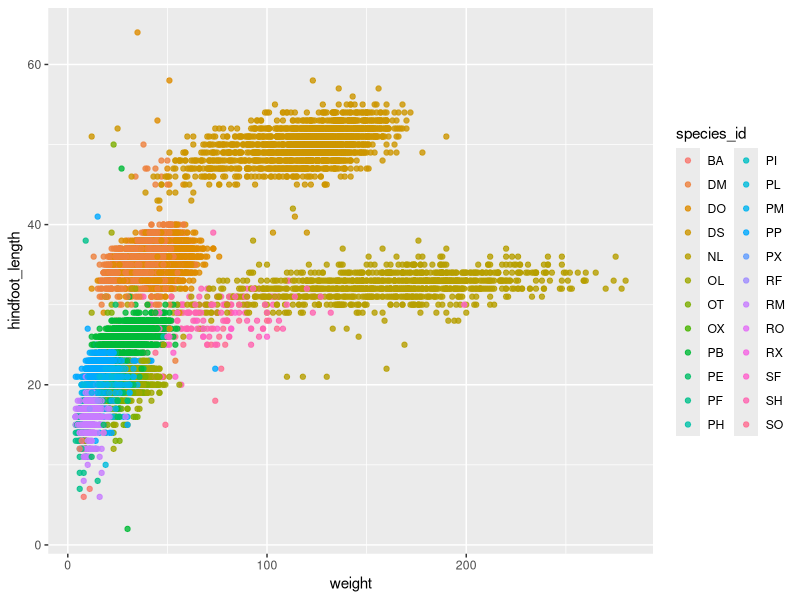
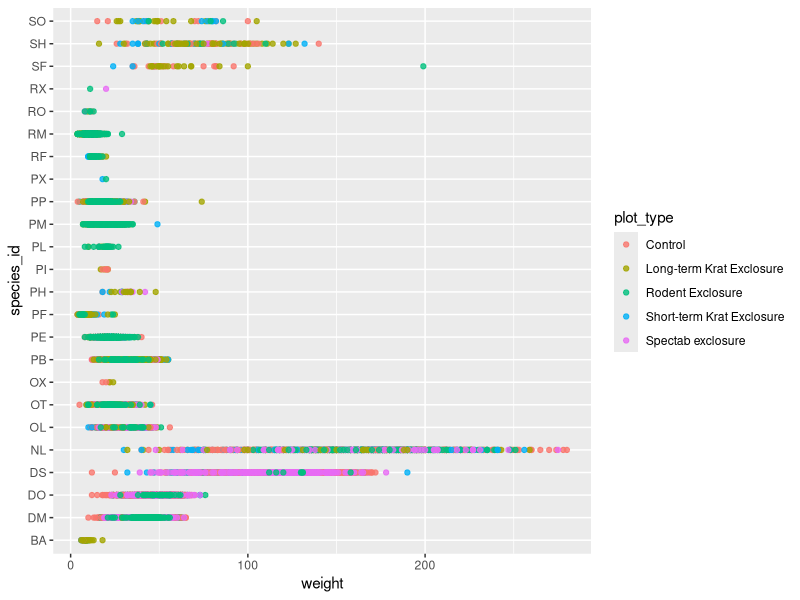
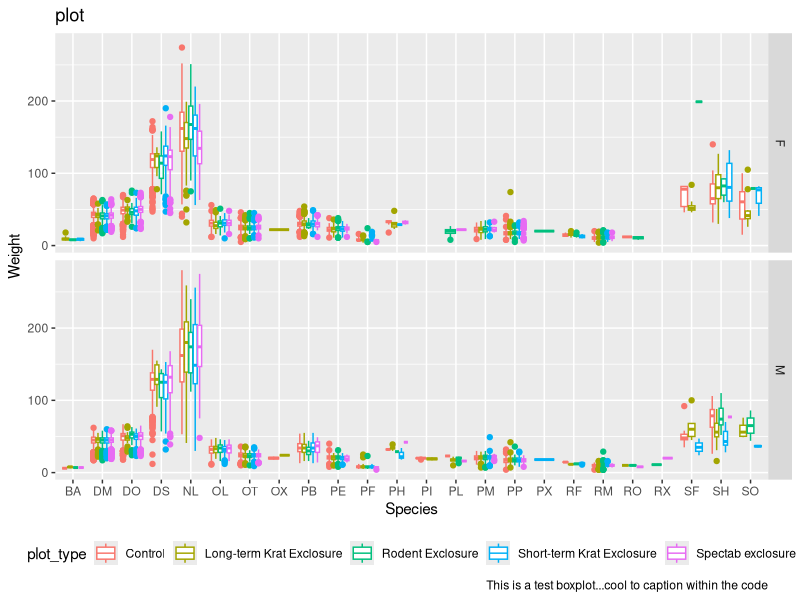
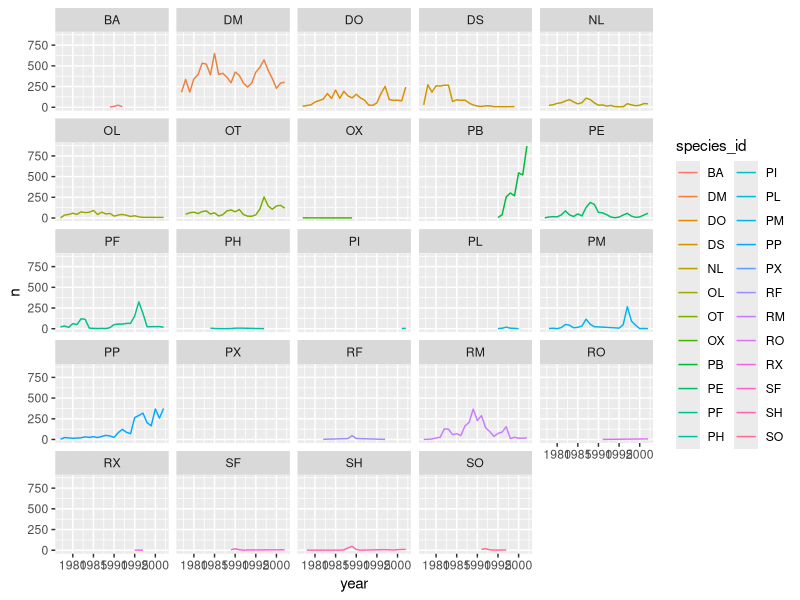
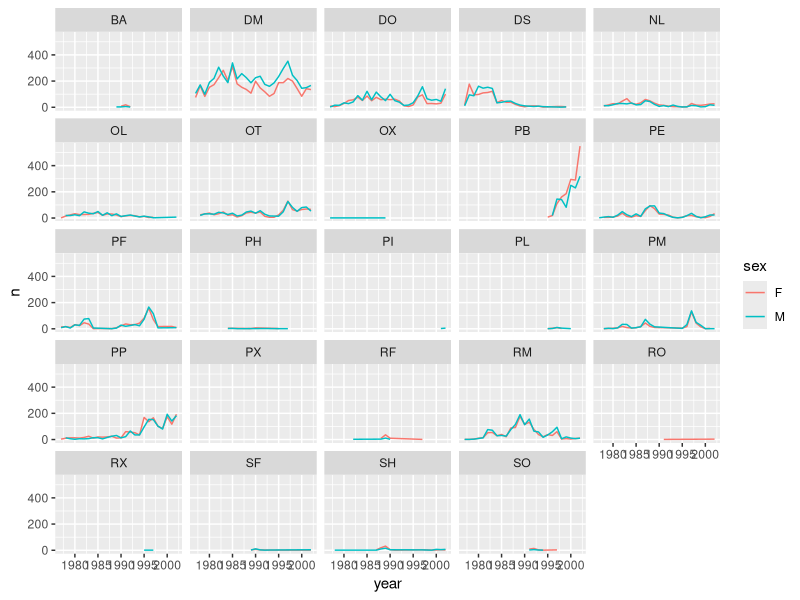
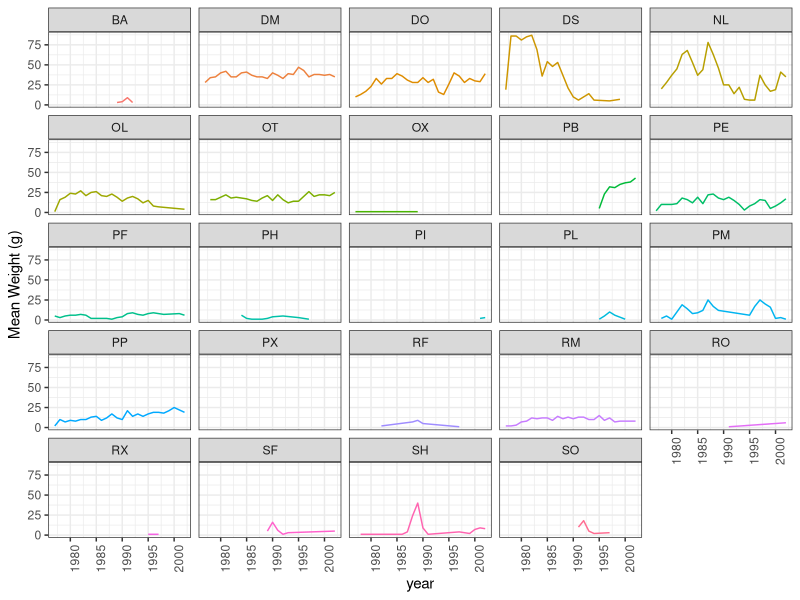

Source code (R) for these figures, in order:
###DATA VIZ

library(tidyverse)

surveys_complete <- read.csv('data_output/surveys_complete.csv')

##ggplot2 ----

ggplot(data= surveys_complete, aes(x=weight, y=hindfoot_length)) + #telling we are going to be plotting off of this data, define aesthetics, plus sign adds more plotting instructions
  geom_point(alpha =0.8, aes(color=species_id)) #tells it what plot to create
  
##Challenge create a scatterplot of weight over species_id with this plot types
##showing in different colors.Is this a good way to show this type of data?

ggplot(data= surveys_complete, aes(x=weight, y=species_id)) + #telling we are going to be plotting off of this data, define aesthetics, plus sign adds more plotting instructions
  geom_point(alpha =0.8, aes(color=plot_type))
##NO!!!! USE BOXPLOT INSTEAD 
ggplot(data= surveys_complete, aes(y=weight, x=species_id))+
  geom_boxplot(aes(color=plot_type))+
  facet_grid(sex ~.)+
  labs(x="Species", 
       y="Weight",
       title="plot", 
       caption="This is a test boxplot...cool to caption within the code")+
  theme(legend.position="bottom")

##TIME SERIES ----
#total number of species over the years 
yearly_counts <- surveys_complete %>% 
  group_by(year, species_id) %>% 
  tally 

ggplot(data=yearly_counts, 
       aes(x=year, y=n, group=species_id, color=species_id)) +
  geom_line()+
  facet_wrap(~ species_id) # split this in different panels for specied_id
##now for yearly sex counts
yearly_sex_counts <- surveys_complete %>% 
  group_by(year, species_id, sex) %>% 
  tally

ggplot(data = yearly_sex_counts, 
       aes(x = year, y = n, color = sex)) +
  geom_line()+
  facet_wrap(~ species_id) # split this in different panels for specied_id

##Challenge (weight)
#create a plot that depicts how the average weight of each species changes through the years
yearly_weight <- surveys_complete %>% 
  group_by(year, species_id, weight) %>% 
  summarise(avg_weight=mean(weight)) %>% 
  tally

##assigning plot to myplot object
myplot <- ggplot(data = yearly_weight, 
       aes(x = year, y = n, color = species_id)) +
  geom_line()+
  facet_wrap(~ species_id) +
  labs(x="year", 
      y="Mean Weight (g)")+
  theme_bw()+
  theme(axis.text.x = element_text(angle=90), 
        legend.position="none")


ggsave("my_plot.png", myplot,width=15, height = 10) #saving ggplot 


